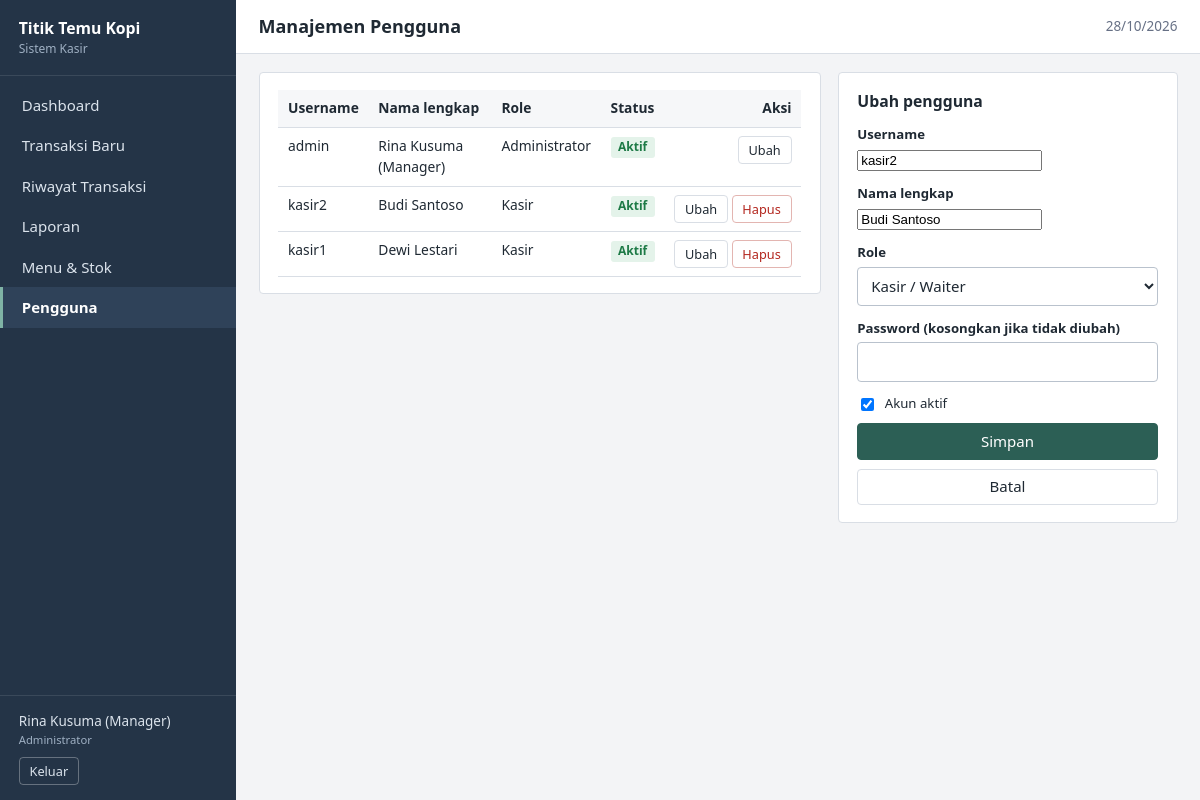
Page /pengguna.php?edit=3 (signed in) on the committed database.
### tables this page shows
CREATE TABLE users (
  id INT UNSIGNED AUTO_INCREMENT PRIMARY KEY,
  username VARCHAR(30) NOT NULL UNIQUE,
  password_hash VARCHAR(255) NOT NULL,
  nama_lengkap VARCHAR(100) NOT NULL,
  role ENUM('admin','kasir') NOT NULL DEFAULT 'kasir',
  status TINYINT(1) NOT NULL DEFAULT 1,
  created_at DATETIME NOT NULL
);

### includes/bootstrap.php (called while the page is built, shortened)
<?php
function e($v): string
{
    return htmlspecialchars((string)$v, ENT_QUOTES, 'UTF-8');
}
function user(): ?array
{
    return $_SESSION['user'] ?? null;
}
function is_admin(): bool
{
    return (user()['role'] ?? '') === 'admin';
}

### pengguna.php (the view, shortened to what this page needs)
<?php
require_once __DIR__ . '/includes/bootstrap.php';
$pdo = db();
$meId = (int)user()['id'];
$edit = null;
if (isset($_GET['edit'])) {
    $st = $pdo->prepare('SELECT * FROM users WHERE id=?');
    $st->execute([(int)$_GET['edit']]);
    $edit = $st->fetch() ?: null;
}
$list = $pdo->query('SELECT * FROM users ORDER BY role, nama_lengkap')->fetchAll();
$judul = 'Manajemen Pengguna';
$menu_aktif = 'pengguna';
require __DIR__ . '/includes/header.php';
?>
<div class="grid-main">
  <section class="panel">
    <div class="table-wrap"><table>
      <thead><tr><th>Username</th><th>Nama lengkap</th><th>Role</th><th>Status</th><th class="aksi">Aksi</th></tr></thead>
      <tbody>
      <?php foreach ($list as $u): ?>
        <tr>
          <td><?= e($u['username']) ?></td><td><?= e($u['nama_lengkap']) ?></td><td><?= $u['role'] === 'admin' ? 'Administrator' : 'Kasir' ?></td>
          <td><?= $u['status'] ? '<span class="badge badge-ok">Aktif</span>' : '<span class="badge badge-bad">Nonaktif</span>' ?></td>
          <td class="aksi">
            <a class="btn btn-light btn-sm" href="?edit=<?= (int)$u['id'] ?>">Ubah</a>
            <?php if ((int)$u['id'] !== $meId): ?>
            <form method="post" class="inline-form" data-confirm="Hapus pengguna <?= e($u['username']) ?>?"><button class="btn btn-danger btn-sm">Hapus</button></form>
            <?php endif; ?>
          </td>
        </tr>
      <?php endforeach; ?>
      </tbody>
    </table></div>
  </section>
  <aside><section class="panel">
    <h2><?= $edit ? 'Ubah pengguna' : 'Tambah pengguna' ?></h2>
    <form method="post" autocomplete="off"><?= csrf_field() ?>
      <div class="field"><label for="un">Username</label><input id="un" name="username" required maxlength="30" value="<?= e($edit['username'] ?? '') ?>"></div>
      <div class="field"><label for="nl">Nama lengkap</label><input id="nl" name="nama_lengkap" required maxlength="100" value="<?= e($edit['nama_lengkap'] ?? '') ?>"></div>
      <div class="field"><label for="rl">Role</label>
        <select id="rl" name="role"><option value="kasir" <?= ($edit['role'] ?? '') === 'kasir' ? 'selected' : '' ?>>Kasir / Waiter</option></select></div>
      <div class="field"><label for="pw">Password<?= $edit ? ' (kosongkan jika tidak diubah)' : '' ?></label><input id="pw" type="password" name="password" <?= $edit ? '' : 'required' ?> autocomplete="new-password"></div>
      <label class="check"><input type="checkbox" name="status" <?= ($edit['status'] ?? 1) ? 'checked' : '' ?>> Akun aktif</label>
      <button class="btn btn-primary btn-block">Simpan</button>
      <?php if ($edit): ?><a href="pengguna.php" class="btn btn-light btn-block">Batal</a><?php endif; ?>
    </form>
  </section></aside>
</div>
<?php require __DIR__ . '/includes/footer.php'; ?>

### includes/header.php (shortened to what this page needs)
<?php
$menu_aktif = $menu_aktif ?? '';
$u = user();
$nav = [
    ['dashboard', 'dashboard.php', 'Dashboard', false],
    ['transaksi', 'transaksi.php', 'Transaksi Baru', false],
    ['riwayat', 'riwayat.php', is_admin() ? 'Riwayat Transaksi' : 'Riwayat Saya', false],
    ['laporan', 'laporan.php', 'Laporan', true],
    ['produk', 'produk.php', 'Menu & Stok', true],
    ['pengguna', 'pengguna.php', 'Pengguna', true],
];
?>
<!DOCTYPE html>
<html lang="id">
<head>
<link rel="stylesheet" href="assets/css/style.css">
</head>
<body>
<div class="shell">
  <aside class="sidebar" id="sidebar">
    <div class="brand">
      <strong><?= e(APP_NAME) ?></strong>
      <span>Sistem Kasir</span>
    </div>
    <nav>
      <?php foreach ($nav as [$key, $href, $label, $adminOnly]):
          if ($adminOnly && !is_admin()) continue; ?>
        <a href="<?= $href ?>" class="<?= $menu_aktif === $key ? 'active' : '' ?>"><?= e($label) ?></a>
      <?php endforeach; ?>
    </nav>
    <div class="sidebar-user">
      <div><?= e($u['nama_lengkap']) ?></div>
      <small><?= is_admin() ? 'Administrator' : 'Kasir' ?></small>
      <a href="logout.php" class="btn btn-light btn-sm" data-confirm="Keluar dari aplikasi?">Keluar</a>
    </div>
  </aside>
  <div class="main">
    <header class="topbar">
      <h1><?= e($judul ?? '') ?></h1>
      <span class="topbar-date"><?= date('d/m/Y') ?></span>
    </header>
    <main class="content">

### assets/css/style.css (style rules this page uses)
:root { --ink: #1f2933; --muted: #667085; --line: #d9dee5; --bg: #f3f4f6; --panel: #ffffff; --side: #243447; --side-hover: #2f4259; --accent: #2c5f55; --accent-dark: #224a42; --ok: #1d7a46; --ok-bg: #e4f3ea; --warn: #946200; --warn-bg: #fdf1d6; --bad: #b3261e; --bad-bg: #fbe5e3; }
* { box-sizing: border-box; }
html { font-size: 15px; }
body { margin: 0; font-family: "Segoe UI", Tahoma, Arial, sans-serif; color: var(--ink); background: var(--bg); line-height: 1.5; }
a { color: var(--accent); }
h1, h2 { margin: 0; font-weight: 600; }
h2 { font-size: 1.05rem; margin-bottom: .75rem; }
.shell { display: flex; min-height: 100vh; }
.sidebar { width: 236px; background: var(--side); color: #dbe3ec; display: flex; flex-direction: column; flex-shrink: 0; }
.brand { padding: 1.1rem 1.25rem; border-bottom: 1px solid rgba(255,255,255,.1); display: flex; flex-direction: column; }
.brand strong { color: #fff; font-size: 1.05rem; }
.brand span { font-size: .8rem; color: #9fb0c3; }
.sidebar nav { flex: 1; padding: .6rem 0; }
.sidebar nav a { display: block; padding: .6rem 1.25rem; color: #dbe3ec; text-decoration: none; border-left: 3px solid transparent; }
.sidebar nav a.active { background: var(--side-hover); border-left-color: #7fb3a5; color: #fff; font-weight: 600; }
.sidebar-user { padding: 1rem 1.25rem; border-top: 1px solid rgba(255,255,255,.1); font-size: .9rem; }
.sidebar-user small { display: block; color: #9fb0c3; margin-bottom: .6rem; }
.main { flex: 1; min-width: 0; display: flex; flex-direction: column; }
.topbar { display: flex; align-items: center; gap: 1rem; background: var(--panel); border-bottom: 1px solid var(--line); padding: .85rem 1.5rem; }
.topbar h1 { font-size: 1.2rem; flex: 1; }
.topbar-date { color: var(--muted); font-size: .9rem; }
.content { padding: 1.25rem 1.5rem 2.5rem; }
.panel { background: var(--panel); border: 1px solid var(--line); border-radius: 4px; padding: 1.1rem 1.25rem; margin-bottom: 1.1rem; }
.grid-main { display: grid; grid-template-columns: minmax(0, 1fr) 340px; gap: 1.1rem; align-items: start; }
.btn { display: inline-block; border: 1px solid var(--line); background: #fff; color: var(--ink); padding: .5rem .95rem; border-radius: 4px; font: inherit; cursor: pointer; text-decoration: none; line-height: 1.3; }
.btn-primary { background: var(--accent); border-color: var(--accent); color: #fff; }
.btn-danger { color: var(--bad); border-color: #e3b5b1; }
.btn-light { background: #fff; }
.btn-sm { padding: .3rem .65rem; font-size: .85rem; }
.btn-block { display: block; width: 100%; text-align: center; margin-top: .6rem; }
.sidebar-user .btn { background: transparent; color: #dbe3ec; border-color: rgba(255,255,255,.3); }
label { display: block; font-size: .88rem; font-weight: 600; margin-bottom: .25rem; }
input[type=text], input[type=password], input[type=number], input[type=date], select { width: 100%; padding: .5rem .6rem; border: 1px solid #b9c2cd; border-radius: 4px; font: inherit; background: #fff; color: var(--ink); }
.field { margin-bottom: .85rem; }
.check { display: flex; align-items: center; gap: .5rem; font-weight: 400; margin: .25rem 0 .5rem; }
.inline-form { display: inline; }
.table-wrap { overflow-x: auto; }
table { width: 100%; border-collapse: collapse; font-size: .92rem; }
th, td { padding: .55rem .65rem; border-bottom: 1px solid var(--line); text-align: left; vertical-align: top; }
th { background: #f6f7f9; font-weight: 600; white-space: nowrap; }
td.aksi, th.aksi { white-space: nowrap; text-align: right; }
.badge { display: inline-block; padding: .1rem .5rem; border-radius: 3px; font-size: .8rem; font-weight: 600; }
.badge-ok { background: var(--ok-bg); color: var(--ok); }

### rows in the picture
users: nama_lengkap "Rina Kusuma (Manager)", username "admin", role "Administrator", status "Aktif"
users: username "kasir2", nama_lengkap "Budi Santoso", shows "Kasir", shows "Aktif", role "Kasir / Waiter", status "☑"
users: username "kasir1", nama_lengkap "Dewi Lestari", role "Kasir", status "Aktif"

### other values in the picture
APP_NAME "Titik Temu Kopi"
$label "Dashboard"
$label "Transaksi Baru"
$label "Riwayat Transaksi"
$label "Laporan"
$label "Menu & Stok"
$label "Pengguna"
$judul "Manajemen Pengguna"
